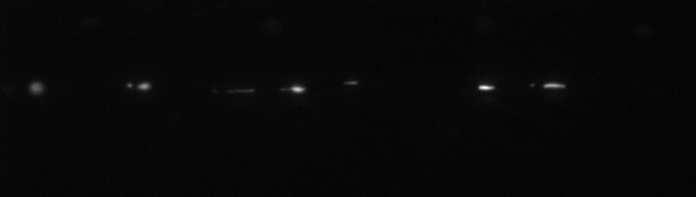
%> input picture project4/Mito_GFP_a01/MitoGFP_LgtGal4_a01r01s02001.tif, 696 x 197 px; its folder holds only this picture in this run
$ octave pipeline.m   (GNU Octave 9; MATLAB toolbox functions it lacks are replaced by stand-ins)
%> lines starting %> are read from the running program, lines starting %| are printed output that depends on the picture; in (x1, y1, x2, y2) boxes, pixels count from 0 and x2, y2 are one past the last pixel; in counts of white or black regions, pixels touching at a corner belong together; the program's own positions count from 1
### project4/DRLSE_v0/test.m
function test(filename, filePathOut)
%  This Matlab code demonstrates an edge-based active contour model as an application of
%  the Distance Regularized Level Set Evolution (DRLSE) formulation in the following paper:
%
%  C. Li, C. Xu, C. Gui, M. D. Fox, "Distance Regularized Level Set Evolution and Its Application to Image Segmentation",
%     IEEE Trans. Image Processing, vol. 19 (12), pp. 3243-3254, 2010.
%
% Author: Chunming Li, all rights reserved
% E-mail: lchunming@gmail.com
%         li_chunming@hotmail.com
% URL:  http://www.imagecomputing.org/~cmli/

%clear all;
%close all;

%Img = imread('twocells.bmp'); % real miscroscope image of cells

Img = imread(filename);
%> Img is the input picture: size 197x696 uint16; min 82, max 646, mean 100

Img=double(Img(:,:,1));
%> Img: size 197x696 double
%% parameter setting
timestep=5;  % time step
mu=0.2/timestep;  % coefficient of the distance regularization term R(phi)
iter_inner=5;
iter_outer=25;
lambda=5; % coefficient of the weighted length term L(phi)
alfa=1.5;  % coefficient of the weighted area term A(phi)
epsilon=1.5; % papramater that specifies the width of the DiracDelta function

sigma=1.5;     % scale parameter in Gaussian kernel
G=fspecial('gaussian',15,sigma);
Img_smooth=conv2(Img,G,'same');  % smooth image by Gaussiin convolution
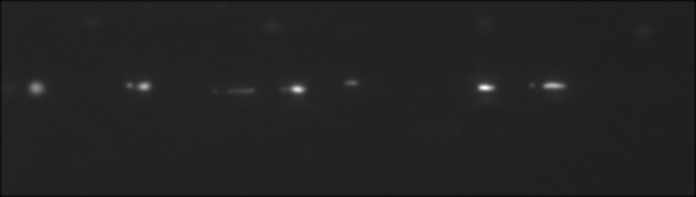
%> Img_smooth: size 197x696 double; min 38.03, max 482.1, mean 99.3; drawn with min black and max white
[Ix,Iy]=gradient(Img_smooth);
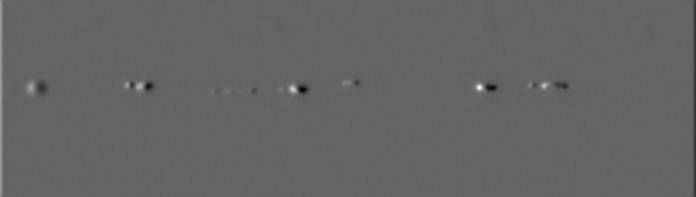
%> Ix: size 197x696 double; min -42.32, max 65.47, mean 0; drawn with min black and max white
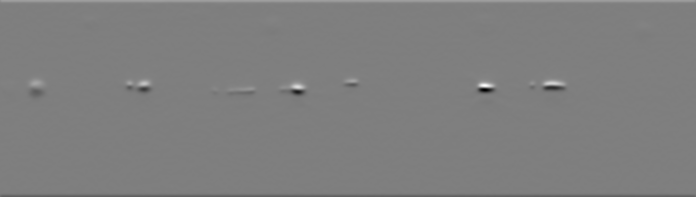
%> Iy: size 197x696 double; min -89.2, max 89.76, mean 0; drawn with min black and max white
f=Ix.^2+Iy.^2;
g=1./(1+f);  % edge indicator function.
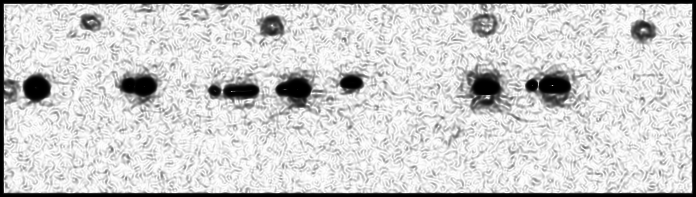
%> g: size 197x696 double; min 0.000124, max 1, mean 0.806

% initialize LSF as binary step function
c0=2;
initialLSF=c0*ones(size(Img));
% generate the initial region R0 as a rectangle

initialLSF(80:95, 6:600)=-c0;
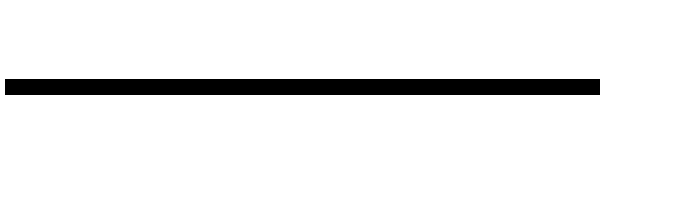
%> initialLSF: size 197x696 double; values -2 (black) and 2 (white), 93.1% white; 1 black region, box (x1, y1, x2, y2) and area: (5, 79, 600, 95) 9520

% [14 lines of commented-out code are left out]

phi=initialLSF;

figure(1);
mesh(-phi);   % for a better view, the LSF is displayed upside down
hold on;  contour(phi, [0,0], 'r','LineWidth',2);
title('Initial level set function');
view([-80 35]);

figure(2);
imagesc(Img,[0, 255]); axis off; axis equal; colormap(gray); hold on;  contour(phi, [0,0], 'r');
title('Initial zero level contour');
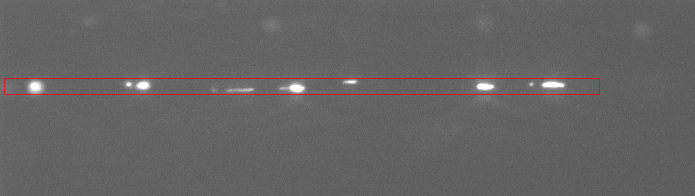
%> figure redrawn from the program's plot data; its title reads 'Initial zero level contour'
pause(0.5);

potential=2;
if potential ==1
    potentialFunction = 'single-well';  % use single well potential p1(s)=0.5*(s-1)^2, which is good for region-based model
elseif potential == 2
    potentialFunction = 'double-well';  % use double-well potential in Eq. (16), which is good for both edge and region based models
else
    potentialFunction = 'double-well';  % default choice of potential function
end


% start level set evolution
for n=1:iter_outer
%> the run ends on the next line
    phi = drlse_edge(phi, g, lambda, mu, alfa, epsilon, timestep, iter_inner, potentialFunction);
    if mod(n,2)==0
        figure(2);
        imagesc(Img,[0, 255]); axis off; axis equal; colormap(gray); hold on;  contour(phi, [0,0], 'r');

        % [11 lines of commented-out code are left out]
        if n == iter_outer
            imwrite(phi, filePathOut, 'tif', 'Compression','none');
        end
    end
end

% refine the zero level contour by further level set evolution with alfa=0
alfa=0;
iter_refine = 10;
phi = drlse_edge(phi, g, lambda, mu, alfa, epsilon, timestep, iter_inner, potentialFunction);

finalLSF=phi;
figure(2);
imagesc(Img,[0, 255]); axis off; axis equal; colormap(gray); hold on;  contour(phi, [0,0], 'r');
hold on;  contour(phi, [0,0], 'r');
str=['Final zero level contour, ', num2str(iter_outer*iter_inner+iter_refine), ' iterations'];
title(str);

pause(1);
figure;
mesh(-finalLSF); % for a better view, the LSF is displayed upside down
hold on;  contour(phi, [0,0], 'r','LineWidth',2);
str=['Final level set function, ', num2str(iter_outer*iter_inner+iter_refine), ' iterations'];
title(str);
axis on;

### project4/DRLSE_v0/pipeline.m
clear all;
close all;

%test('60x_02_resize_300width.ppm');   fo

%test('Blue0001.tiff');

inputDir = 'Mito_GFP_a01';
outputDir = 'sequence_results';

structOfImages = dir([inputDir, filesep , '*.tif']);

for i = 1:length(structOfImages)
    %clear all;
    close all;


    filename = structOfImages(i).name;
    filenameOut = ['seg_', filename];
    filePathOut = [outputDir, filesep, filenameOut];

    imagePath = [inputDir, filesep, filename];
    test(imagePath, filePathOut);

$ run again, on project4/Mito_GFP_a01/MitoGFP_LgtGal4_a01r01s02008.tif
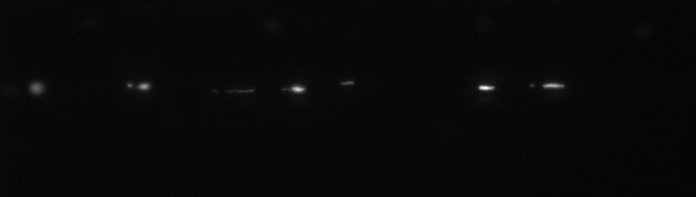
%> input picture project4/Mito_GFP_a01/MitoGFP_LgtGal4_a01r01s02008.tif, 696 x 197 px
%> in test, Img is the input picture: size 197x696 uint16; min 82, max 630, mean 100.6
%> Img: size 197x696 double
%> in test, `g=1./(1+f);`:
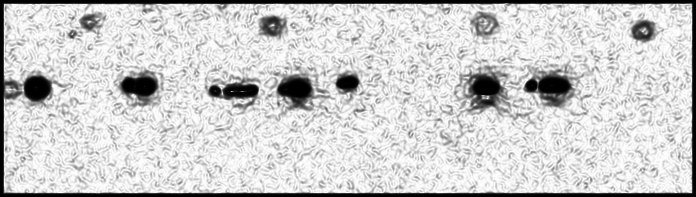
%> g: size 197x696 double; min 0.000121, max 1, mean 0.806
%> initialLSF: size 197x696 double; values -2 (black) and 2 (white), 93.1% white; 1 black region, box (x1, y1, x2, y2) and area: (5, 79, 600, 95) 9520
